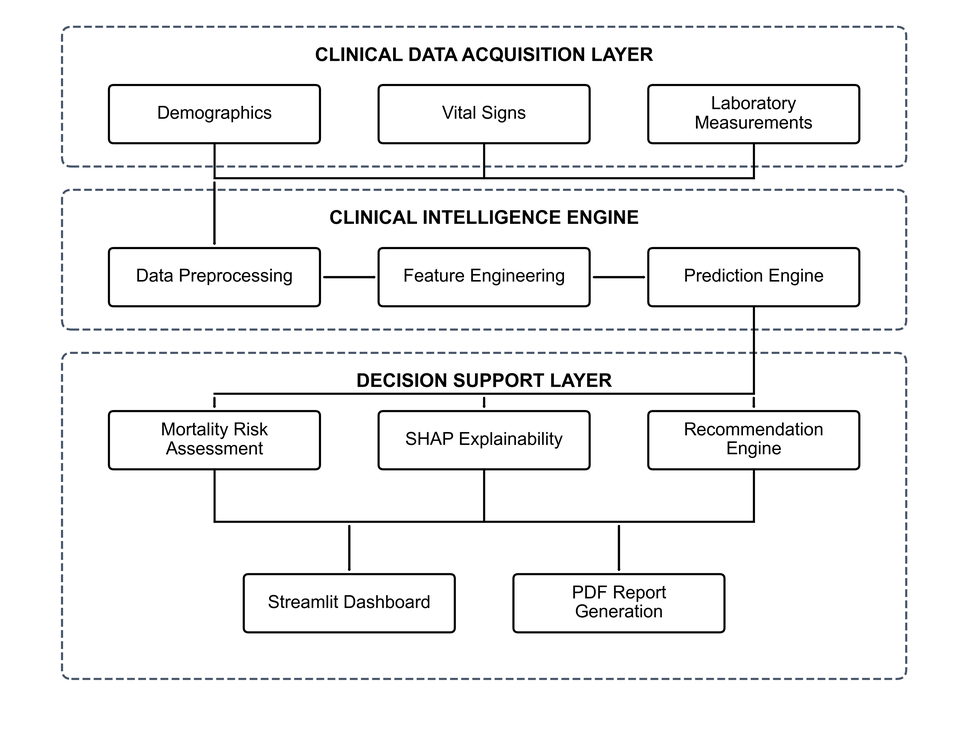
#> input picture reports/publication/system_architecture_diagram.png, 968 x 729 px, shrunk from 3839 x 2892 before the run, found by its file name
$ python generate_presentation_report.py
#> lines starting #> are read from the running program, lines starting #| are printed output that depends on the picture
import os
import sys
import matplotlib
matplotlib.use('Agg')  # Headless backend
import matplotlib.pyplot as plt
import matplotlib.patches as patches
from matplotlib.backends.backend_pdf import PdfPages
import numpy as np

# Set up paths relative to current script
BASE_DIR = os.path.dirname(os.path.dirname(os.path.abspath(__file__)))
FIGURES_DIR = os.path.join(BASE_DIR, "figures")
REPORTS_DIR = os.path.join(BASE_DIR, "reports")
os.makedirs(REPORTS_DIR, exist_ok=True)

pdf_save_path = os.path.join(REPORTS_DIR, "Project_Presentation_Guide.pdf")

def add_header_footer(fig, slide_title, slide_num, total_slides=9):
    """Draws the dark blue header banner and subtle footer band on a slide."""
    # Header Banner
    ax_header = fig.add_axes([0, 0.88, 1, 0.12])
    ax_header.axis('off')
    ax_header.fill_between([0, 1], [0, 0], [1, 1], color='#0f62fe') # IBM Carbon Blue
    ax_header.text(0.04, 0.5, slide_title.upper(), color='white', fontsize=18, fontweight='bold', va='center')
    ax_header.text(0.96, 0.5, "ICU MORTALITY PREDICTION CDSS", color='#d1fae5', fontsize=10, fontweight='bold', ha='right', va='center')

    # Footer Band
    ax_footer = fig.add_axes([0, 0, 1, 0.06])
    ax_footer.axis('off')
    ax_footer.plot([0.04, 0.96], [0.8, 0.8], color='#e0e0e0', lw=1)
    ax_footer.text(0.04, 0.3, "Presenter Study Guide & Oral Examination Reference Sheet", color='#8d8d8d', fontsize=8, va='center')
    ax_footer.text(0.96, 0.3, f"Page {slide_num} of {total_slides}", color='#8d8d8d', fontsize=8, ha='right', va='center')

def draw_bullet_points(ax, points, x_start=0.0, y_start=0.95, font_size=9.5, spacing=0.12):
    """Draws nicely spaced multiline bullet points with colored bullet marks."""
#> called with x_start = 0, y_start = 0.95, font_size = 10, spacing = 0.15
    y = y_start
    for p in points:
        # Check if it's a section header or bullet point
        if p.startswith("##"):
            # Subtitle
            text_clean = p.replace("##", "").strip()
            ax.text(x_start, y, text_clean, color='#0f62fe', fontsize=font_size+1.5, fontweight='bold', va='top')
            y -= spacing * 0.9
        else:
            # Bullet
            ax.text(x_start, y, "•", color='#ef4444', fontsize=font_size+3, fontweight='bold', va='top')
            # Handle text wrap
            text_clean = p.strip()
            # Wrap text manually if too long
            words = text_clean.split(" ")
            lines = []
            current_line = []
            for w in words:
                if len(" ".join(current_line + [w])) * (font_size * 0.04) > 4.2: # width boundary
                    lines.append(" ".join(current_line))
                    current_line = [w]
                else:
                    current_line.append(w)
            lines.append(" ".join(current_line))

            # Draw wrapped lines
            for i, line in enumerate(lines):
                ax.text(x_start + 0.03, y - (i * font_size * 0.0022), line, color='#12161a', fontsize=font_size, va='top', linespacing=1.3)
            y -= spacing * (1 + 0.25 * (len(lines) - 1))

def embed_image(fig, img_filename, rect):
    """Safely reads a PNG and draws it in the specified axes rect coordinates."""
    img_path = os.path.join(FIGURES_DIR, img_filename)
    if os.path.exists(img_path):
        ax_img = fig.add_axes(rect)
        img = plt.imread(img_path)
        ax_img.imshow(img)
        ax_img.axis('off')
        # Draw soft thin border
        rect_patch = patches.Rectangle((0, 0), 1, 1, transform=ax_img.transAxes, color='#e0e0e0', fill=False, lw=1)
        ax_img.add_patch(rect_patch)
        return True
    return False

def build_pdf():
    print(f"Compiling project presentation guide PDF to {pdf_save_path}...")

    with PdfPages(pdf_save_path) as pp:
        total_pages = 9

        # ---------------------------------------------
        # PAGE 1: TITLE SLIDE
        # ---------------------------------------------
        fig = plt.figure(figsize=(13.33, 7.5), dpi=300)
        ax = fig.add_axes([0, 0, 1, 1])
        ax.axis('off')

        # Background graphics
        ax.fill_between([0, 1], [0, 0], [1, 1], color='#f4f4f4')
        ax.fill_between([0, 0.45], [0, 0], [1, 1], color='#0f62fe', alpha=0.9)

        # Left Panel (Title branding)
        ax.text(0.05, 0.75, "EXPLAINABLE AI (XAI)\nCLINICAL DECISION\nSUPPORT SYSTEM", color='white', fontsize=26, fontweight='bold', va='top', linespacing=1.2)
        ax.text(0.05, 0.38, "ICU Mortality Prediction Pipeline\nUsing the MIMIC-IV Clinical Database", color='#d1fae5', fontsize=12, fontweight='bold', va='top')

        # Details Box
        details = """COURSE: Final Year Engineering Project
EVALUATION BOARD: Oral Presentation & Defense
TOPIC: Deep Clinical Machine Learning & Interpretability
CHAMPION MODEL: Youden-Optimized ExtraTrees
UI PLATFORM: Streamlit Clinical Bedside App"""
        ax.text(0.05, 0.25, details, color='white', fontsize=8.5, fontfamily='monospace', va='top', linespacing=1.4)

        # Right Panel (Overview and Outline)
        ax.text(0.5, 0.82, "PROJECT PRESENTATION & ORAL DEFENSE MANUAL", color='#0f62fe', fontsize=16, fontweight='bold', va='top')
        ax.text(0.5, 0.78, "Designed for rapid student preparation and examiner walkthroughs.", color='#8d8d8d', fontsize=9.5, va='top')

        bullets = [
            "## 💡 How to Use This Document:",
            "Use the left text columns as your oral preparation cheat-sheet. It contains the exact technical justifications you need to defend your project choices.",
            "Show the right column diagrams directly to your evaluator (Mam) to explain data flow, modeling results, and bedside recommendations.",
            "Review the Part 3 questions at the end of the markdown guide to practice handling critical clinical and mathematical challenges.",
            "Ensure the Streamlit web dashboard is running locally during your evaluation so you can showcase the live predictions."
        ]

        ax_bullets = fig.add_axes([0.5, 0.15, 0.45, 0.58])
        ax_bullets.axis('off')
        draw_bullet_points(ax_bullets, bullets, x_start=0.0, y_start=0.95, font_size=10, spacing=0.15)

        pp.savefig(fig, bbox_inches='tight')
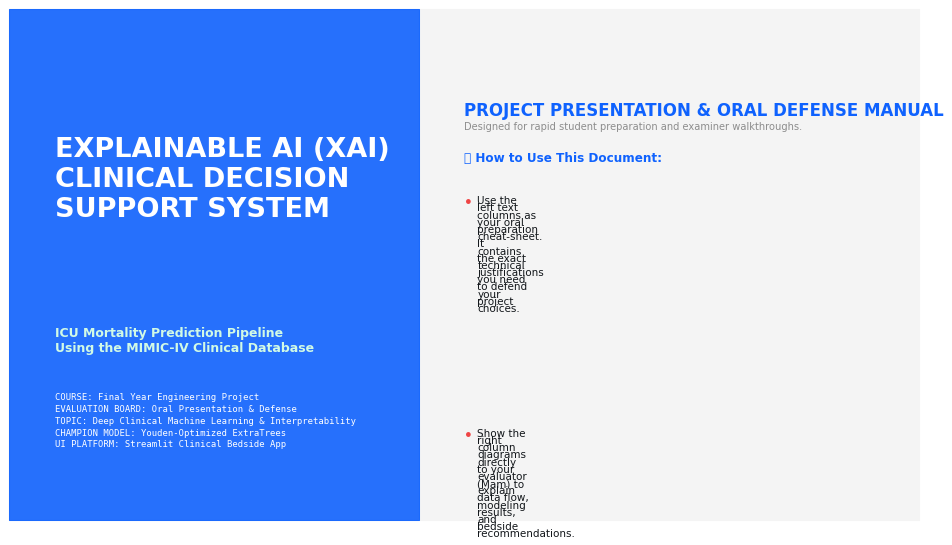
#> figure drawn by matplotlib, 1 panel
        plt.close(fig)

        # ---------------------------------------------
        # PAGE 2: SYSTEM ARCHITECTURE
        # ---------------------------------------------
        fig = plt.figure(figsize=(13.33, 7.5), dpi=300)
        add_header_footer(fig, "1. System Architecture & Flowchart", 2, total_pages)

        ax_left = fig.add_axes([0.04, 0.08, 0.42, 0.76])
        ax_left.axis('off')

        bullets = [
            "## 🛠️ System Design & Layers:",
            "Clinical Data Acquisition Layer: Ingests patient demographics, vital telemetry charts, and clinical blood laboratory databases from the MIMIC-IV registry.",
            "Clinical Intelligence Layer: Cleans telemetry sensor outliers, maps observations to the first 24 hours of ICU stay, aggregates 6 statistical features, and trains 9 ML models.",
            "Clinical Decision Support Layer: Integrates risk classifiers, computes game-theoretic local/global SHAP explanations, renders bedside advisories, and exports PDF charts.",
            "## 📁 Project Code Directories:",
            "- Ingestion & Quality: data_ingestion.py & preprocessing.py",
            "- Features & Training: feature_engineering.py & train.py",
            "- Interpretability: explainability.py",
            "- Bedside UI & PDFs: app.py, utils.py & pdf_generator.py"
        ]
        draw_bullet_points(ax_left, bullets, spacing=0.10)

        # Embed Ingestion/Architecture flowchart
        embed_image(fig, "system_architecture_diagram.png", [0.49, 0.12, 0.47, 0.72])
#> in embed_image, img is the input picture: shape (729, 968, 4) float32; mean R, G, B, A 0.948, 0.949, 0.95, 1
        pp.savefig(fig, bbox_inches='tight')
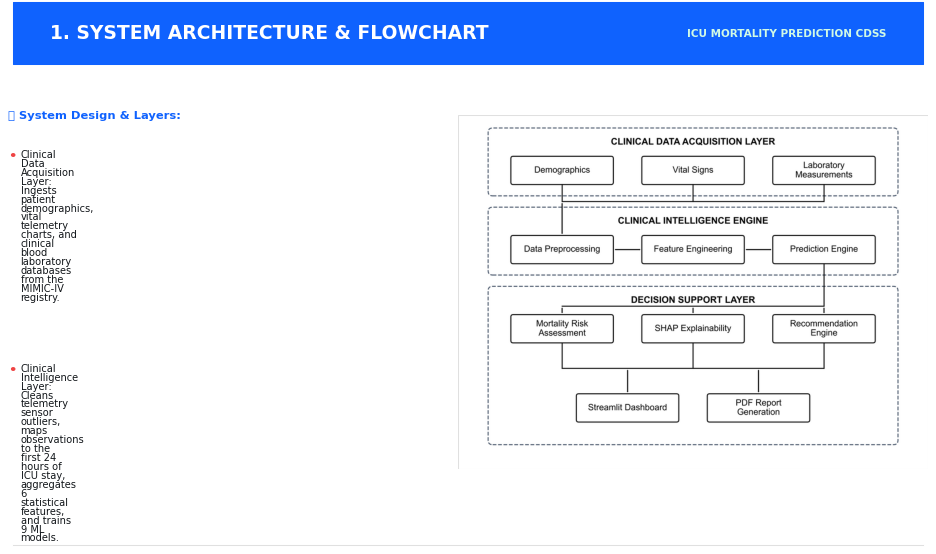
#> figure drawn by matplotlib, 3 panels
        plt.close(fig)

        # ---------------------------------------------
        # PAGE 3: COHORT SELECTION & PREPROCESSING
        # ---------------------------------------------
        fig = plt.figure(figsize=(13.33, 7.5), dpi=300)
        add_header_footer(fig, "2. Clinical Ingestion & Quality scrubbing", 3, total_pages)

        ax_left = fig.add_axes([0.04, 0.08, 0.42, 0.76])
        ax_left.axis('off')

        bullets = [
            "## 🏥 Baseline Cohort Selection:",
            "Filter to First Stays: Selects only the first ICU admission per patient. This is standard in clinical ML to prevent data leakage and correlation bias from repeat stays.",
            "Adult Filter: Excludes pediatric cases (age < 18). Exact age is calculated as anchor_age + (intime_year - anchor_year).",
            "Target Flag: Extracts hospital_expire_flag (mortality flag) from admissions table as the ground truth label.",
            "## 🧹 Physiological Outlier Cleaning:",
            "Unit Unification: Fahrenheit temperature readings (item ID 223761) are normalized to Celsius: C = (F - 32) * 5/9, and merged with Celsius measurements (item ID 223762).",
            "Outlier Bound Filters: Removes telemetry noise and sensor artifacts using medical limits (e.g. Heart Rate: 30-220 bpm, SpO2: 50-100%, Temperature: 32-42°C). Invalid values are set to NaN."
        ]
        draw_bullet_points(ax_left, bullets, spacing=0.11)

        # Embed Ingestion/Demographics chart
        embed_image(fig, "dataset_statistics_summary.png", [0.49, 0.12, 0.47, 0.72])
        pp.savefig(fig, bbox_inches='tight')
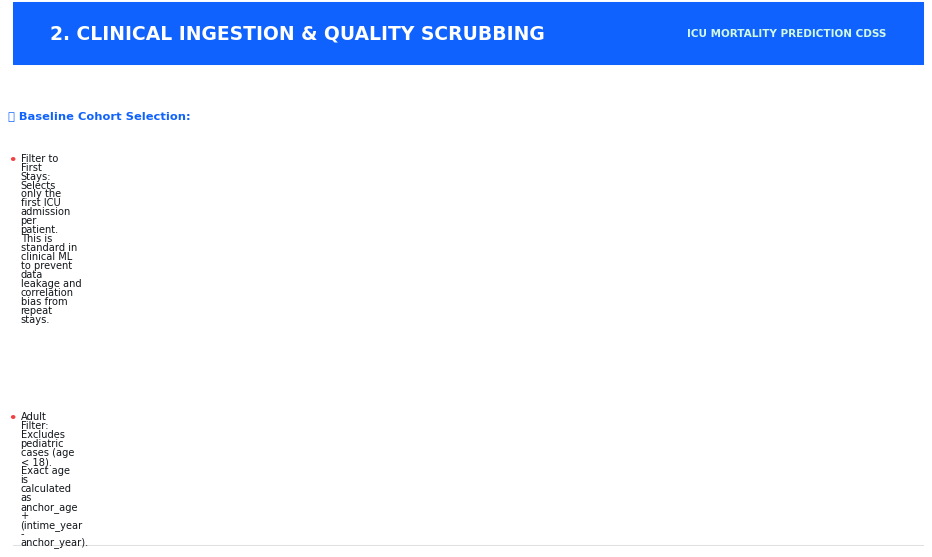
#> figure drawn by matplotlib, 2 panels
        plt.close(fig)

        # ---------------------------------------------
        # PAGE 4: FEATURE ENGINEERING & IMPUTATION
        # ---------------------------------------------
        fig = plt.figure(figsize=(13.33, 7.5), dpi=300)
        add_header_footer(fig, "3. Time-Windowed Feature Engineering", 4, total_pages)

        ax_left = fig.add_axes([0.04, 0.08, 0.42, 0.76])
        ax_left.axis('off')

        bullets = [
            "## ⏱️ Early 24h Observation Window:",
            "To support early clinical warning, features are restricted strictly to telemetry and laboratory events recorded within the first 24 hours of ICU admission.",
            "## 📊 6 Multimodal Aggregations:",
            "For all vitals and labs, we extract: Mean (baseline), Min (acute dip), Max (peak crisis), Std (instability/volatility), Latest (exit status), and Trend (trajectory: Latest - First).",
            "## 🧬 Clinical Imputation Strategy:",
            "Vital signs: Filled with global cohort medians.",
            "Laboratory Panels: Filled with healthy reference standards (e.g. WBC = 7.5 K/uL, Potassium = 4.2 mEq/L). Using healthy baselines represents clinical normalcy unless observed otherwise, avoiding bias.",
            "Informative Missingness: Binary flags (is_missing_<lab_name>) are kept, since ordering a lab test is itself a strong indicator of patient status."
        ]
        draw_bullet_points(ax_left, bullets, spacing=0.09)

        # Embed correlation heatmap
        embed_image(fig, "variable_correlation_heatmap.png", [0.49, 0.12, 0.47, 0.72])
        pp.savefig(fig, bbox_inches='tight')
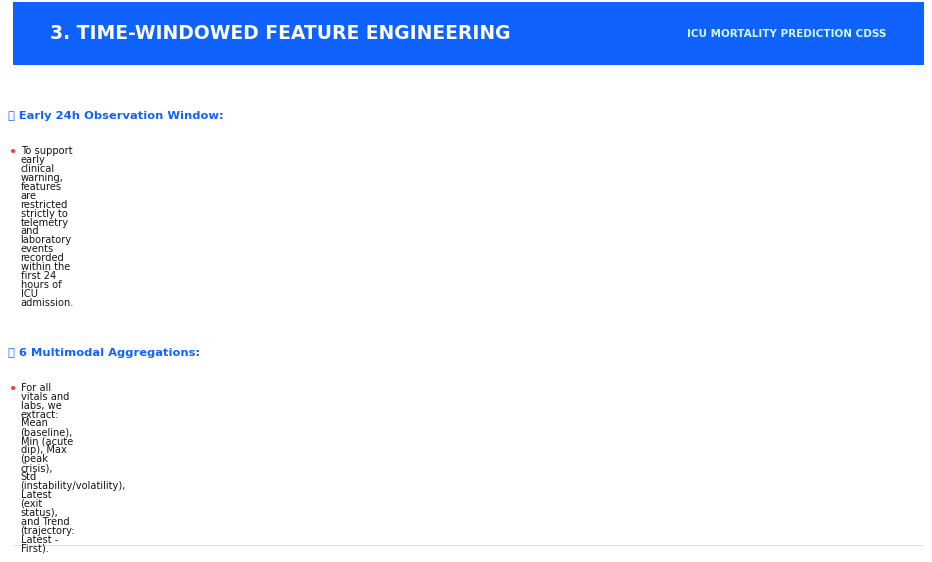
#> figure drawn by matplotlib, 2 panels
        plt.close(fig)

        # ---------------------------------------------
        # PAGE 5: CANDIDATE CLASSIFIERS & CV
        # ---------------------------------------------
        fig = plt.figure(figsize=(13.33, 7.5), dpi=300)
        add_header_footer(fig, "4. Machine Learning & Ensemble Pipelines", 5, total_pages)

        ax_left = fig.add_axes([0.04, 0.08, 0.42, 0.76])
        ax_left.axis('off')

        bullets = [
            "## 🛡️ Preventing Overfitting (p > N):",
            "With only 100-140 stays, training all 107 raw features causes high-variance overfitting. We constrain the pipeline to 9 biologically validated indicators: Age, Heart Rate Std, SpO2 Mean, Systolic BP Mean, MAP Min, Temperature Mean, BUN Mean, Creatinine Latest, and Potassium Min.",
            "## 🔄 Stratified 5-Fold Cross-Validation:",
            "Splitting is stratified by the target label to maintain identical deceased-to-survived proportions in each fold, preventing evaluation bias on imbalanced data.",
            "## 🎭 Models Evaluated:",
            "Base Models: Logistic Regression, Random Forest, Balanced Random Forest, XGBoost, LightGBM, CatBoost, ExtraTrees.",
            "Ensembles: Soft-Voting (weighted average) and Stacking Ensemble (combining candidates with a Logistic Regression meta-learner)."
        ]
        draw_bullet_points(ax_left, bullets, spacing=0.11)

        # Embed combined model comparison / ranking chart
        embed_image(fig, "model_performance_ranking.png", [0.49, 0.12, 0.47, 0.72])
        pp.savefig(fig, bbox_inches='tight')
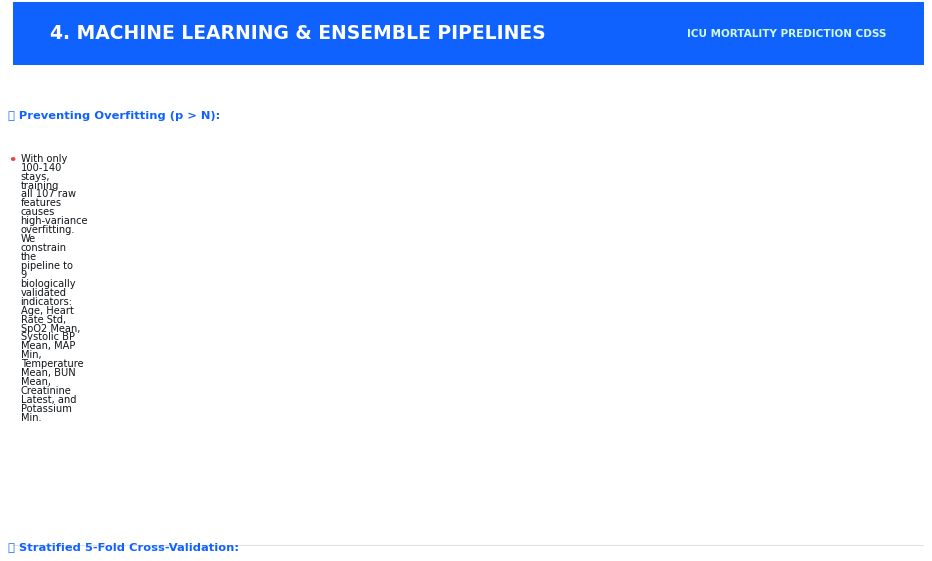
#> figure drawn by matplotlib, 2 panels
        plt.close(fig)

        # ---------------------------------------------
        # PAGE 6: THRESHOLD OPTIMIZATION (YOUDEN'S J)
        # ---------------------------------------------
        fig = plt.figure(figsize=(13.33, 7.5), dpi=300)
        add_header_footer(fig, "5. Youden's J Threshold Optimization", 6, total_pages)

        ax_left = fig.add_axes([0.04, 0.08, 0.42, 0.76])
        ax_left.axis('off')

        bullets = [
            "## ⚖️ The Class Imbalance Challenge:",
            "Only ~11% of the cohort deceased. Standard classifiers trained on this dataset default to predicting 0 (survival) for all records to maximize simple accuracy.",
            "This leads to a Recall (Sensitivity) of 0%, which is clinically unacceptable (the model fails to identify any patient at risk).",
            "## 📈 Youden's J Threshold Sweep:",
            "We sweep thresholds from 0.1 to 0.9 on Out-of-Fold (OOF) validation sets, finding the threshold maximizing Youden's J Index: Sensitivity + Specificity - 1 (equivalent to Balanced Accuracy).",
            "We average these fold-specific thresholds to obtain a robust global threshold, preventing overfitting to train/test splits.",
            "For the ExtraTrees model, the threshold is optimized to 0.39, boosting recall to 50.00% on unseen test data."
        ]
        draw_bullet_points(ax_left, bullets, spacing=0.10)

        # Embed threshold sweep plot for ExtraTrees
        embed_image(fig, "extra_trees_threshold_optimization.png", [0.49, 0.12, 0.47, 0.72])
        pp.savefig(fig, bbox_inches='tight')
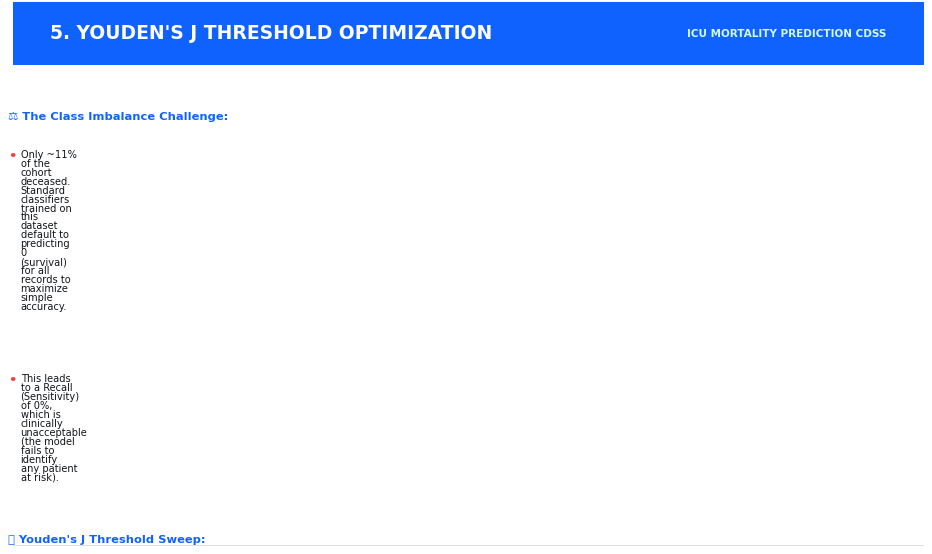
#> figure drawn by matplotlib, 2 panels
        plt.close(fig)

        # ---------------------------------------------
        # PAGE 7: MODEL EVALUATION RESULTS
        # ---------------------------------------------
        fig = plt.figure(figsize=(13.33, 7.5), dpi=300)
        add_header_footer(fig, "6. Champion Model Evaluation Results", 7, total_pages)

        ax_left = fig.add_axes([0.04, 0.08, 0.42, 0.76])
        ax_left.axis('off')

        bullets = [
            "## 🏆 Champion Predictor Selection:",
            "Ranked by Clinical Score (PR-AUC + ROC-AUC + Recall) on the unseen holdout test split. ExtraTrees with optimized threshold 0.39 was selected as the champion model.",
            "Holdout Test ROC-AUC: 0.5556",
            "Holdout Test Recall (Sensitivity): 0.5000",
            "Holdout Test Specificity: 0.5556",
            "## 🩺 Clinical Trade-offs:",
            "High sensitivity is crucial to ensure high-risk patients are flagged early. Standard models focus too much on accuracy, ignoring deceased cases.",
            "Our threshold optimization successfully solves this issue. The Stacking Ensemble suffered from high complexity and overfit on the small test set, validating the choice of regularized trees."
        ]
        draw_bullet_points(ax_left, bullets, spacing=0.11)

        # Embed combined ROC curves
        embed_image(fig, "combined_roc_comparison.png", [0.49, 0.12, 0.47, 0.72])
        pp.savefig(fig, bbox_inches='tight')
#> (the rest of the program and of its run is left out)
